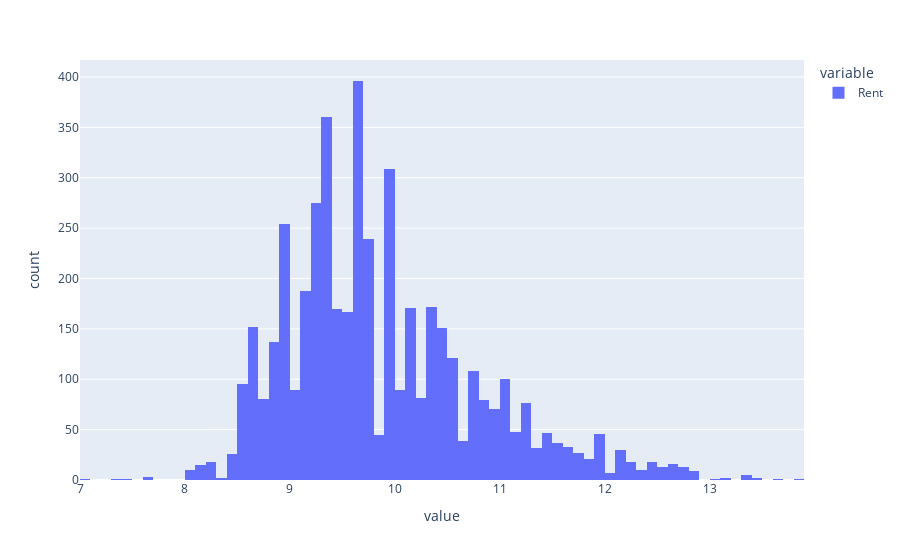

The notebook cell saved with this chart:
### Code cell
y=np.log1p(y)
px.histogram(y)

### Figure 1 — Plotly figure (JSON) as saved in the notebook; plotly's stock layout.template omitted (floating-point values rounded to 4 significant figures; data arrays with more than 128 entries replaced by an {"elided": "..."} marker saying what was removed)
{"data": [{"alignmentgroup": "True", "bingroup": "x", "hovertemplate": "variable=Rent<br>value=%{x}<br>count=%{y}<extra></extra>", "legendgroup": "Rent", "marker": {"color": "#636efa", "pattern": {"shape": ""}}, "name": "Rent", "offsetgroup": "Rent", "orientation": "v", "showlegend": true, "type": "histogram", "x": {"elided": "4727 float values"}, "xaxis": "x", "yaxis": "y"}], "layout": {"barmode": "relative", "legend": {"title": {"text": "variable"}, "tracegroupgap": 0}, "margin": {"t": 60}, "xaxis": {"anchor": "y", "domain": [0, 1], "title": {"text": "value"}}, "yaxis": {"anchor": "x", "domain": [0, 1], "title": {"text": "count"}}}}
